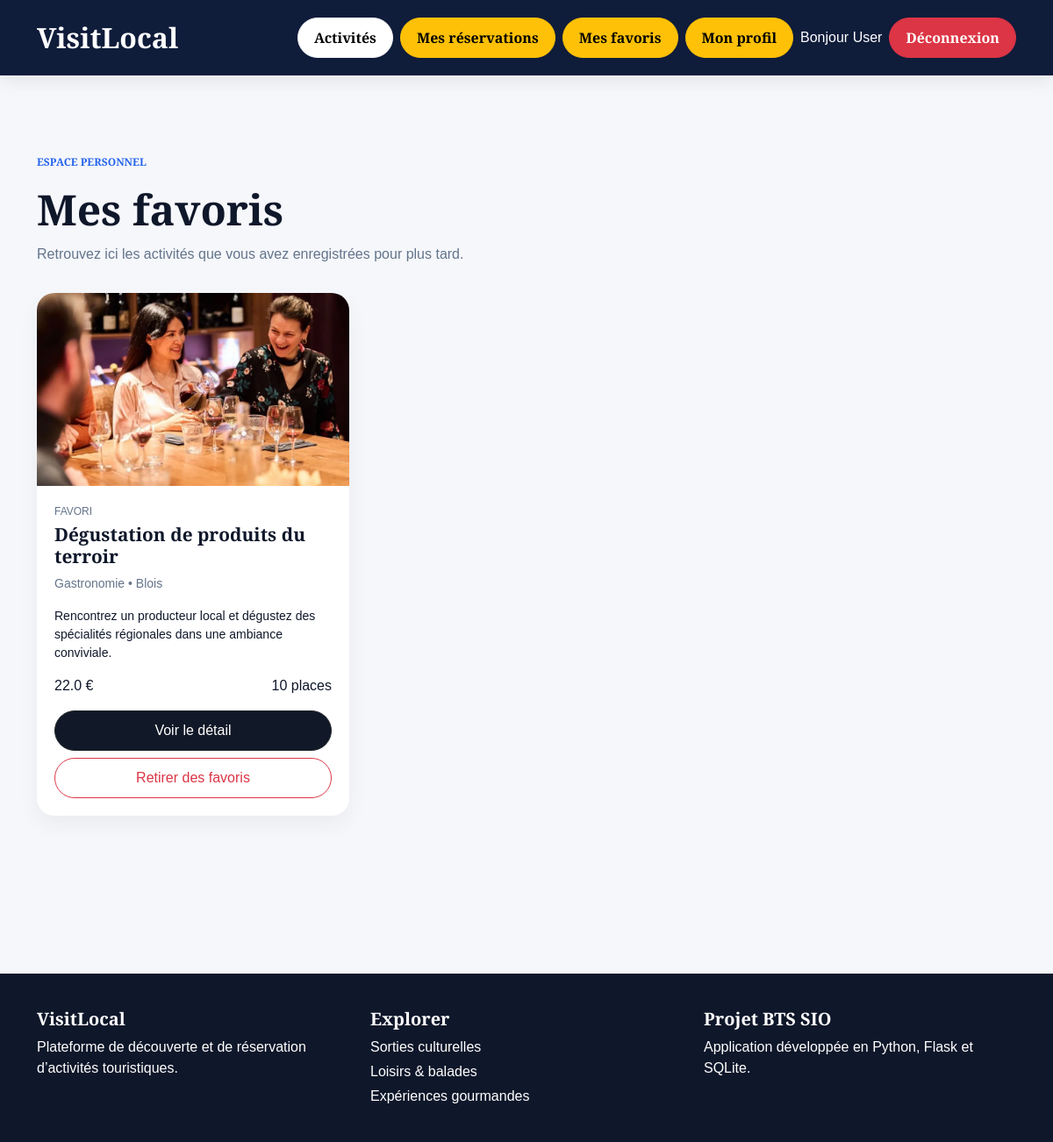
Page /favoris (signed in) on the committed database.
### tables this page shows
CREATE TABLE activites (
    id INTEGER PRIMARY KEY AUTOINCREMENT,
    titre TEXT NOT NULL,
    description TEXT NOT NULL,
    lieu TEXT NOT NULL,
    date_activite TEXT NOT NULL,
    prix REAL NOT NULL,
    places_disponibles INTEGER NOT NULL,
    categorie TEXT NOT NULL,
    image TEXT
);

### app.py (the view)
@app.route('/favoris')
def favoris():
    if 'user_id' not in session:
        return redirect('/login')
    conn = get_db_connection()
    favoris = conn.execute(
        '''
        SELECT activites.*
        FROM favoris
        JOIN activites ON favoris.activite_id = activites.id
        WHERE favoris.user_id = ?
        ORDER BY favoris.id DESC
        ''',
        (session['user_id'],)
    ).fetchall()
    conn.close()
    return render_template('favoris.html', favoris=favoris)

### app.py (called while the page is built)
def get_db_connection():
    conn = sqlite3.connect('database.db')
    conn.row_factory = sqlite3.Row
    return conn

### templates/favoris.html (shortened to what this page needs)
{% extends 'base.html' %}
{% block content %}
<section class="editorial-section first-section">
    <div class="section-heading">
        <p class="section-kicker">ESPACE PERSONNEL</p>
        <h2>Mes favoris</h2>
        <p class="section-description">
            Retrouvez ici les activités que vous avez enregistrées pour plus tard.
        </p>
    </div>
    {% if favoris|length > 0 %}
    <div class="row g-4">
        {% for activite in favoris %}
        <div class="col-lg-4 col-md-6">
            <div class="editorial-card activity-card h-100">
                <img
                    src="{{ url_for('static', filename='images/' ~ activite.image) if activite.image else url_for('static', filename='images/hero.jpg') }}"
                    alt="{{ activite.titre }}"
                    class="activity-cover"
                >
                <div class="editorial-card-body">
                    <p class="mini-label">Favori</p>
                    <h3>{{ activite.titre }}</h3>
                    <p class="activity-meta">
                        {{ activite.categorie }} • {{ activite.lieu }}
                    </p>
                    <p class="activity-description">
                        {{ activite.description[:100] }}{% if activite.description|length > 100 %}...{% endif %}
                    </p>
                    <div class="d-flex justify-content-between align-items-center mb-3 flex-wrap gap-2">
                        <span class="price-pill">{{ activite.prix }} €</span>
                        {% if activite.places_disponibles > 0 %}
                            <span class="places-pill">{{ activite.places_disponibles }} places</span>
                        {% else %}
                            <span class="places-pill full">Complet</span>
                        {% endif %}
                    </div>
                    <div class="d-flex flex-column gap-2">
                        <a href="/activite/{{ activite.id }}" class="btn btn-dark hero-btn w-100">
                            Voir le détail
                        </a>
                        <form method="POST" action="/favori/supprimer/{{ activite.id }}">
                            <button type="submit" class="btn btn-outline-danger w-100">
                                Retirer des favoris
                            </button>
                        </form>
                    </div>
                </div>
            </div>
        </div>
        {% endfor %}
    </div>
    {% endif %}
</section>
{% endblock %}

### static/css/style.css (style rules this page uses)
* { margin: 0; padding: 0; box-sizing: border-box; }
body { font-family: 'Playfair Display', sans-serif; background: #f5f7fb; color: #0f172a; line-height: 1.5; }
h1, h2, h3, h5, h6, .brand-logo { font-family: 'Playfair Display', sans-serif; font-weight : 700; }
a { text-decoration: none; }
.section-heading { margin-bottom: 32px; }
.section-kicker { font-size: 12px; color: #2563eb; font-weight: 700; text-transform: uppercase; }
.section-heading h2 { font-size: 3rem; margin-bottom: 10px; }
.section-description { color: #64748b; }
.editorial-card { background: white; border-radius: 20px; overflow: hidden; box-shadow: 0 10px 25px rgba(0,0,0,0.05); transition: 0.3s; }
.activity-cover { width: 100%; height: 220px; object-fit: cover; }
.editorial-card-body { padding: 20px; }
.mini-label { font-size: 12px; color: #64748b; margin-bottom: 5px; text-transform: uppercase; }
.editorial-card h3 { font-size: 1.3rem; margin-bottom: 8px; }
.activity-meta { font-size: 14px; color: #64748b; }
.activity-description { font-size: 14px; margin-bottom: 15px; }
.btn { border-radius: 999px !important; padding: 10px 18px !important; }
.btn-dark { background: #111827 !important; color: white !important; }
.editorial-section { padding: 60px 0; }
.activity-card { height: 100%; }
.activity-card .editorial-card-body { display: flex; flex-direction: column; }
.activity-card .btn { margin-top: auto; }

### rows in the picture
activites: image (picture), titre "Dégustation de produits du terroir", categorie "Gastronomie", lieu "Blois", description "Rencontrez un producteur local et dégustez des spécialités régionales dans une ambiance conviviale.", prix "22.0", places_disponibles "10"

### other values in the picture
{{ session['user_name'] }} "User"
